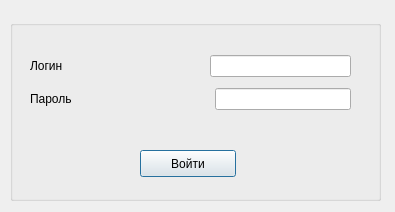
<?xml version="1.0" encoding="UTF-8"?>
<ui version="4.0">
 <class>AuthorizationWindow</class>
 <widget class="QDialog" name="AuthorizationWindow">
  <property name="geometry">
   <rect>
    <x>0</x>
    <y>0</y>
    <width>395</width>
    <height>212</height>
   </rect>
  </property>
  <property name="windowTitle">
   <string>Авторизация</string>
  </property>
  <widget class="QGroupBox" name="groupBox">
   <property name="geometry">
    <rect>
     <x>10</x>
     <y>20</y>
     <width>371</width>
     <height>181</height>
    </rect>
   </property>
   <property name="title">
    <string/>
   </property>
   <widget class="QPushButton" name="buttonSignIn">
    <property name="geometry">
     <rect>
      <x>130</x>
      <y>130</y>
      <width>96</width>
      <height>27</height>
     </rect>
    </property>
    <property name="text">
     <string>Войти</string>
    </property>
   </widget>
   <widget class="QLabel" name="statusLabel">
    <property name="geometry">
     <rect>
      <x>20</x>
      <y>100</y>
      <width>321</width>
      <height>16</height>
     </rect>
    </property>
    <property name="text">
     <string/>
    </property>
   </widget>
   <widget class="QWidget" name="">
    <property name="geometry">
     <rect>
      <x>20</x>
      <y>30</y>
      <width>321</width>
      <height>66</height>
     </rect>
    </property>
    <layout class="QVBoxLayout" name="verticalLayout">
     <item>
      <layout class="QHBoxLayout" name="horizontalLayout">
       <item>
        <widget class="QLabel" name="label">
         <property name="text">
          <string>Логин</string>
         </property>
        </widget>
       </item>
       <item>
        <spacer name="horizontalSpacer">
         <property name="orientation">
          <enum>Qt::Orientation::Horizontal</enum>
         </property>
         <property name="sizeHint" stdset="0">
          <size>
           <width>40</width>
           <height>20</height>
          </size>
         </property>
        </spacer>
       </item>
       <item>
        <widget class="QLineEdit" name="loginLine"/>
       </item>
      </layout>
     </item>
     <item>
      <layout class="QHBoxLayout" name="horizontalLayout_2">
       <item>
        <widget class="QLabel" name="label_2">
         <property name="text">
          <string>Пароль</string>
         </property>
        </widget>
       </item>
       <item>
        <spacer name="horizontalSpacer_2">
         <property name="orientation">
          <enum>Qt::Orientation::Horizontal</enum>
         </property>
         <property name="sizeHint" stdset="0">
          <size>
           <width>40</width>
           <height>20</height>
          </size>
         </property>
        </spacer>
       </item>
       <item>
        <widget class="QLineEdit" name="passwordLine"/>
       </item>
      </layout>
     </item>
    </layout>
   </widget>
  </widget>
 </widget>
 <resources/>
 <connections/>
</ui>
